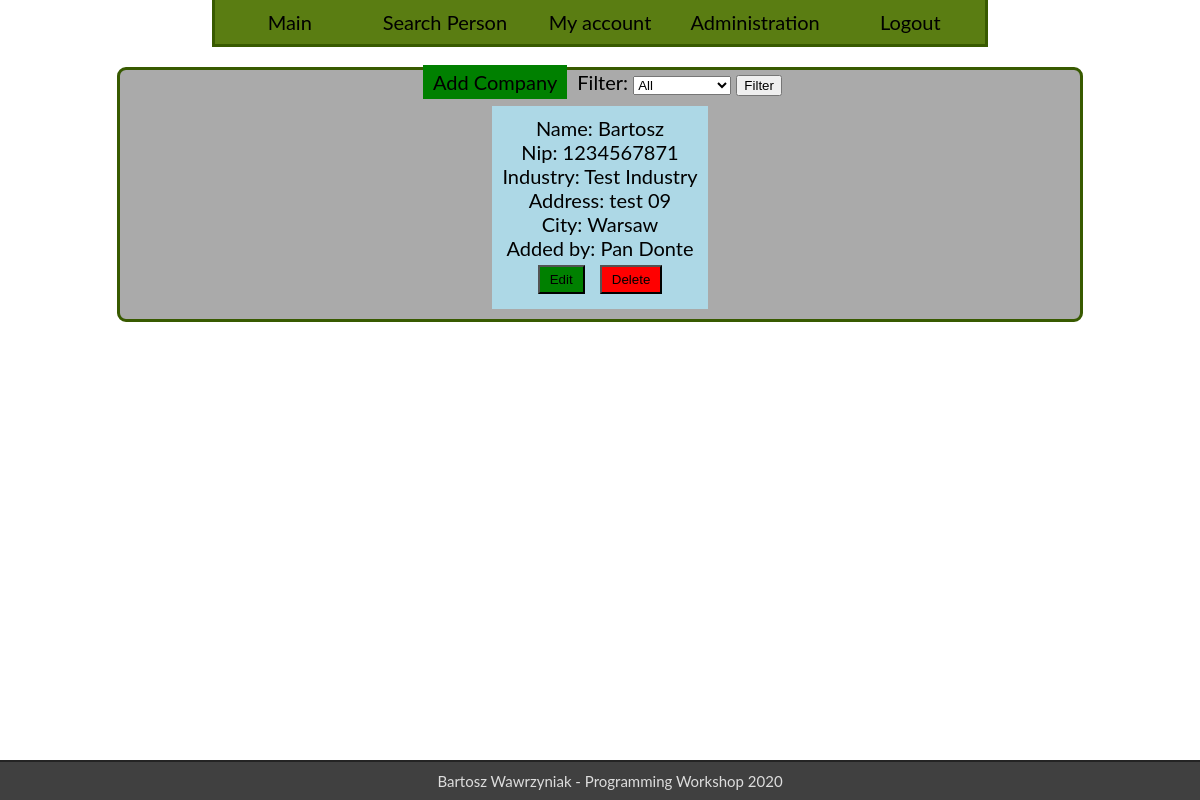
The page / (signed in) on the database as committed earlier.
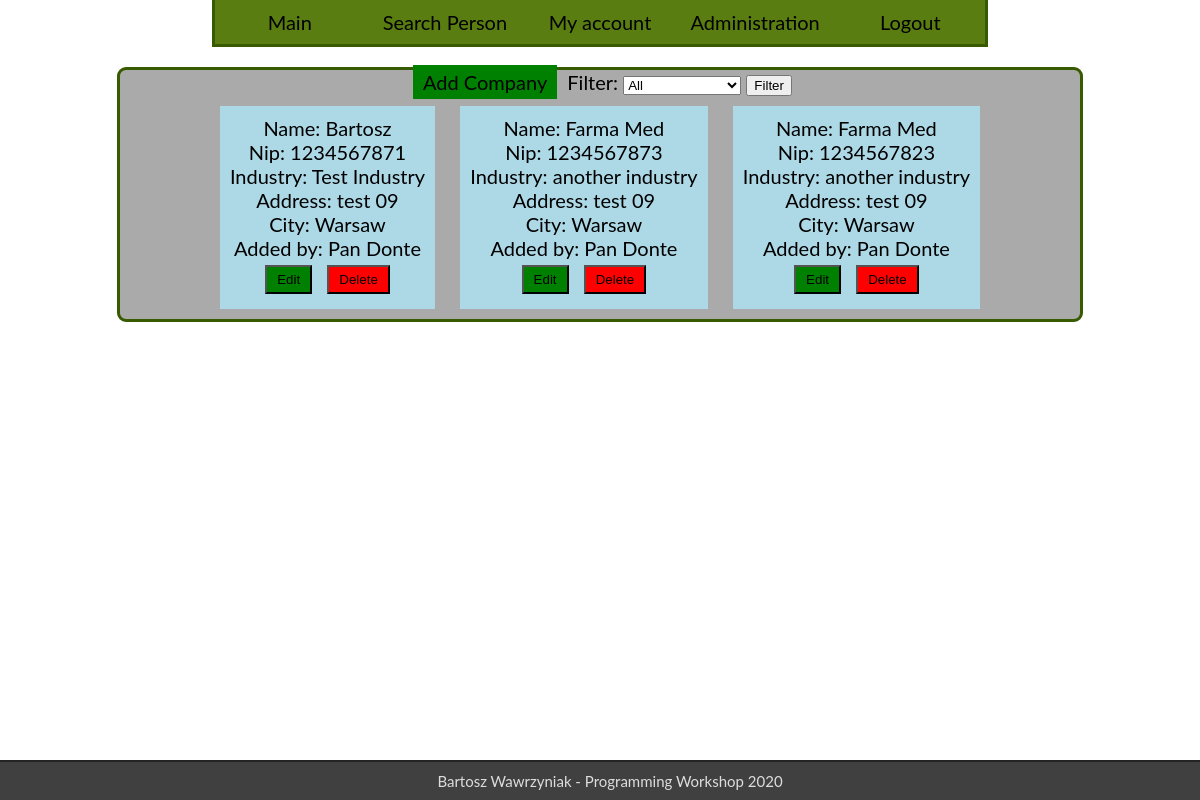
The same page on the database as committed later.
### CRM/models.py (models this page shows, shortened)
class Company(models.Model):
    name = models.CharField(max_length=30)
    nip = models.CharField(max_length=10, unique=True)
    industry = models.ForeignKey(Industry, on_delete=models.SET_NULL, null=True)
    address = models.CharField(max_length=100)
    city = models.CharField(max_length=40)
    user = models.ForeignKey(User, on_delete=models.SET_NULL, null=True)
    is_deleted = models.BooleanField(default=False)

class Industry(models.Model):
    name = models.CharField(max_length=30)
    def __str__(self):
        return self.name

### users/models.py (models this page shows)
class User(AbstractBaseUser):
    login = models.CharField(max_length=30, unique=True)
    name = models.CharField(max_length=20)
    surname = models.CharField(max_length=30)
    date_of_birth = models.DateField()
    role_id = models.ForeignKey(Role, on_delete=models.SET_NULL, null=True)
    is_deleted = models.BooleanField(default=False)
    objects = BaseUserManager()
    REQUIRED_FIELDS = ['name', 'surname', 'date_of_birth', 'role_id']
    USERNAME_FIELD = 'login'
    @property
    def admin(self):
        return self.role_id.role_name == 'admin'
    @property
    def moderator(self):
        return self.role_id.role_name == 'moderator' or self.admin

### CRM/views.py (the view)
class IndexView(LoginRequiredMixin, View):
    login_url = 'users:login'
    redirect_field_name = 'redirect'
    template = 'CRM/index.html'
    def get(self, request, page_num=1):
        industry_filter = request.GET.get('filter', None)
        companies = Company.objects.filter(is_deleted=False)
        if industry_filter:
            companies = companies.filter(industry__id=industry_filter)
        company_pages = Paginator(companies.order_by('id'), 10)
        company_list = company_pages.get_page(page_num)
        return render(request, self.template, {'company_list': company_list, 'industry_list': Industry.objects.all()})

### templates/CRM/index.html (shortened to what this page needs)
{% extends 'base.html' %}
{% load static %}
{% block content %}
    <div id="content">
        <a href="{% url 'CRM:add_company' %}" class="edit" >Add Company</a>
        <label for="filter">Filter: </label>
        <select id="filter">
            <option value>All</option>
        </select>
        <button onclick="filter()">Filter</button><br>
    {% for company in company_list %}
        <div id="{{ company.id }}" class="widget">
            <a href="{% url 'CRM:detail' company.id %}">
                Name: {{ company.name }}<br>
                Nip: {{ company.nip }}<br>
                Industry: {{ company.industry }}<br>
                Address: {{ company.address }}<br>
                City: {{ company.city }}<br>
                Added by: {{ company.user }}<br>
            </a>
            <a href="{% url 'CRM:edit_company' company.id %}">
                <button class="edit">Edit</button>
            </a>
            <button onclick="del('{% url 'CRM:edit_company' company.id %}', '#{{ company.id }}')" class="delete">
                Delete
            </button>
        </div>
    {% endfor %}
    </div>
{% endblock %}

### templates/base.html (shortened to what this page needs)
{% load static %}
<!DOCTYPE html>
<html lang="en">
<head>
    <link rel="stylesheet" type="text/css" href="{% static 'style.css' %}">
</head>
<body>
    <nav>
        <ol>
            {% if user.is_authenticated %}
                <li><a href="{% url 'CRM:index' 1 %}">Main</a></li>
                <li><a href="{% url 'CRM:search' %}">Search Person</a></li>
                <li><a href="{% url 'users:detail' %}">My account</a></li>
                {% if user.moderator %}
                    <li><a href="{% url 'users:index' 1 %}">Administration</a></li>
                {% endif %}
                <li><a href="{% url 'users:logout' %}">Logout</a></li>
            {% else %}
		        <li><a href="{% url 'users:login' %}">Login</a></li>
            {% endif %}
        </ol>
    </nav>
{% block content %}{% endblock %}
<footer>
    Bartosz Wawrzyniak - Programming Workshop 2020
</footer>
</body>
</html>

### static/style.css (style rules this page uses)
body, html { margin: 0; height: 100%; font-size: 20px; font-family: 'Lato', sans-serif; }
a:link, a:visited { text-decoration: none; color: black; }
nav { width: fit-content; margin: 0 auto 0; background-color: #5A7D12; border-bottom: 3px solid #385A00; border-left: 3px solid #385A00; border-right: 3px solid #385A00; display: block; }
nav ol { margin: 0; padding: 0; }
nav li { text-align: center; display: inline-block; width: fit-content; min-width: 150px; cursor: pointer; margin: 0; }
nav a { padding: 10px; display: block; }
#content { background-color: #AAA; margin: 20px auto 50px; width: 80%; border-radius: 9px; border: 3px solid #385A00; text-align: center; }
footer { font-size: 15px; margin: 30px 0 0; width: 100%; background-color: #404040; text-align: center; padding: 10px; color: #DDD; border-top:2px solid #242424; position: fixed; bottom: 0; }
.edit { margin: 5px; padding: 5px 10px 5px 10px; background-color: green; }
.delete { margin: 5px; padding: 5px 10px 5px 10px; background-color: red; }
.widget { background-color: lightblue; width: fit-content; padding: 10px; margin: 10px; display: inline-block; }

Rows that differ between the two databases and show on the page:
added Company: name "Farma Med", nip "1234567873", industry "another industry", address "test 09", city "Warsaw", user "Pan Donte"
added Company: name "Farma Med", nip "1234567823", industry "another industry", address "test 09", city "Warsaw", user "Pan Donte"
